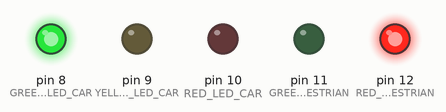
Simulated run of this sketch. Board: Arduino Uno, built with avr-gcc and run on an emulated ATmega328P. Parts: output pins drawn as LEDs (lit = HIGH).

Above: at 0.5 s.
At 1.5 s:
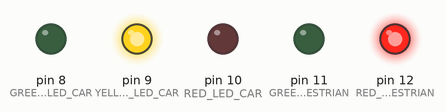
At 5.5 s:
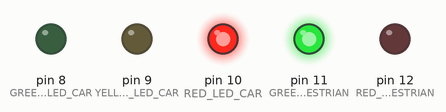
Timing chart, 0 to 6.9 s (numbered marks = the images above):
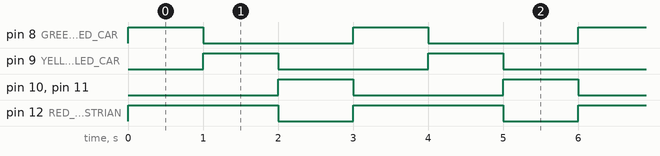

The sketch:

SemaforoV2.ino
```cpp
#define GREEN_LED_CAR 8 // LED verde carro
#define YELLOW_LED_CAR 9 // LED amarelo carro
#define RED_LED_CAR 10 // LED vermelho carro

#define GREEN_LED_PEDESTRIAN 11 // LED verde pedestre
#define RED_LED_PEDESTRIAN 12 // LED vermelho pedestre

void setup() {
  // Configura os pinos dos LEDs como saída
  pinMode(GREEN_LED_CAR, OUTPUT);
  pinMode(YELLOW_LED_CAR, OUTPUT);
  pinMode(RED_LED_CAR, OUTPUT);
  pinMode(GREEN_LED_PEDESTRIAN, OUTPUT);
  pinMode(RED_LED_PEDESTRIAN, OUTPUT);
}

void loop() {
  // Semáforo de carros (verde) e pedestre (vermelho)
  digitalWrite(GREEN_LED_CAR, HIGH);
  digitalWrite(YELLOW_LED_CAR, LOW);
  digitalWrite(RED_LED_CAR, LOW);
  digitalWrite(GREEN_LED_PEDESTRIAN, LOW);
  digitalWrite(RED_LED_PEDESTRIAN, HIGH);
  delay(1000); // Mantém por 1 segundo
  // Semáforo de carros (amarelo) e pedestre (vermelho)
  digitalWrite(GREEN_LED_CAR, LOW);
  digitalWrite(YELLOW_LED_CAR, HIGH);
  digitalWrite(RED_LED_CAR, LOW);
  digitalWrite(GREEN_LED_PEDESTRIAN, LOW);
  digitalWrite(RED_LED_PEDESTRIAN, HIGH);
  delay(1000); // Mantém por 1 segundo
  // Semáforo de carros (vermelho) e pedestre (verde)
  digitalWrite(GREEN_LED_CAR, LOW);
  digitalWrite(YELLOW_LED_CAR, LOW);
  digitalWrite(RED_LED_CAR, HIGH);
  digitalWrite(GREEN_LED_PEDESTRIAN, HIGH);
  digitalWrite(RED_LED_PEDESTRIAN, LOW);
  delay(1000); // Mantém por 1 segundo
}
```

Measured:
- by itself, pin 12 (RED_LED_PEDESTRIAN): alternates HIGH for 2.0 s and LOW for 1.0 s
- by itself, pin 8 (GREEN_LED_CAR), pin 9 (YELLOW_LED_CAR), pin 10 (RED_LED_CAR), pin 11 (GREEN_LED_PEDESTRIAN): alternates HIGH for 1.0 s and LOW for 2.0 s
- by itself, everything shown: repeats every 3.0 s, in 3 steps
